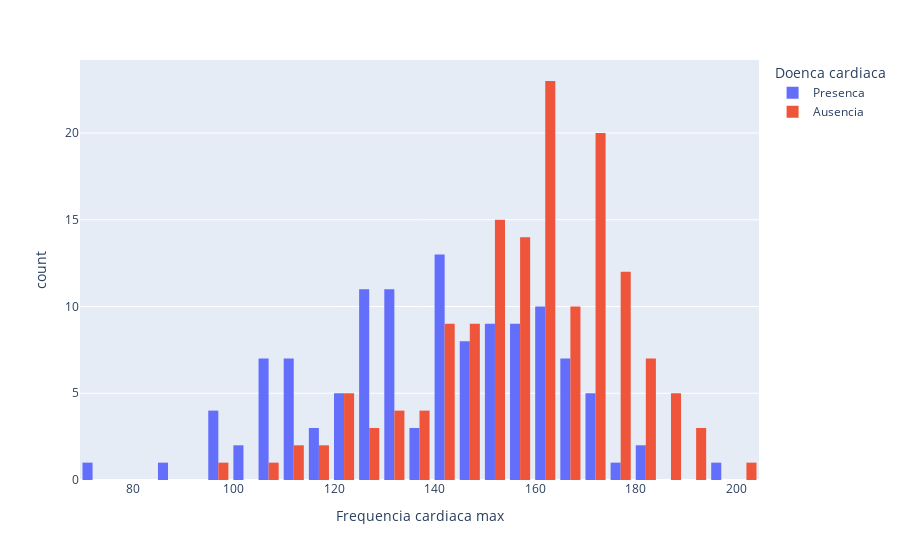

Notebook cell for this chart:
### Markdown cell above
O gráfico de barras apresenta a relação entre os resultados do eletrocardiograma (ECG) em repouso e a presença ou ausência de doença cardíaca. 

**Observações:**

* **ECG Normal é Predominante em Ausência da Doença:** A maioria dos pacientes sem doença cardíaca (laranja) apresenta resultados de ECG normais (categoria 0). 
* **Hipertrofia Ventricular Esquerda (HVE) e Doença Cardíaca:** A categoria 2, que representa HVE, tem uma prevalência maior em pacientes com doença cardíaca (azul).
* **Anormalidade ST-T:** A categoria 1, que indica anormalidade de onda ST-T, apresenta uma quantidade muito pequena de pacientes em ambos os grupos, sendo difícil tirar conclusões significativas apenas com este gráfico.

**Interpretação:**

* **ECG Normal como Indicador:**  Um ECG normal em repouso pode ser um bom indicativo da ausência de doença cardíaca, considerando que a maioria dos pacientes sem a doença se encontra nessa categoria. 
* **HVE como Fator de Risco:**  A maior prevalência de HVE em pacientes com doença cardíaca sugere que essa condição pode ser um fator de risco a ser considerado. HVE é frequentemente associada à hipertensão arterial e pode indicar um esforço maior do coração.
* **Limitação da Anormalidade ST-T:** A baixa quantidade de pacientes na categoria 1 (anormalidade ST-T) impede uma análise mais aprofundada. É importante ressaltar que um ECG em repouso pode não detectar todas as anormalidades cardíacas e, portanto,  não descarta a possibilidade da doença.

### Code cell
px.histogram(df, x='Frequencia cardiaca max', color='Doenca cardiaca', barmode='group')

### Figure 1 — Plotly figure (JSON) as saved in the notebook; plotly's stock layout.template omitted (floating-point values rounded to 4 significant figures; data arrays with more than 128 entries replaced by an {"elided": "..."} marker saying what was removed)
{"data": [{"alignmentgroup": "True", "bingroup": "x", "hovertemplate": "Doenca cardiaca=Presenca<br>Frequencia cardiaca max=%{x}<br>count=%{y}<extra></extra>", "legendgroup": "Presenca", "marker": {"color": "#636efa", "pattern": {"shape": ""}}, "name": "Presenca", "offsetgroup": "Presenca", "orientation": "v", "showlegend": true, "type": "histogram", "x": [109, 141, 142, 142, 170, 154, 145, 120, 155, 129, 165, 150, 140, 126, 150, 138, 125, 181, 134, 126, 177, 120, 114, 125, 125, 143, 103, 142, 112, 152, 152, 140, 147, 105, 130, 111, 128, 169, 109, 108, 168, 118, 156, 71, 124, 147, 166, 157, 162, 117, 161, 144, 133, 103, 139, 116, 88, 99, 160, 169, 132, 96, 144, 132, 163, 195, 95, 160, 114, 173, 111, 165, 182, 154, 130, 174, 146, 125, 106, 122, 147, 163, 150, 158, 105, 112, 125, 156, 162, 171, 141, 173, 145, 131, 159, 131, 126, 127, 132, 97, 136, 146, 140, 161, 145, 120, 150, 160, 144, 158, 155, 142, 113, 153, 132, 158, 132, 160, 168, 108], "xaxis": "x", "yaxis": "y"}, {"alignmentgroup": "True", "bingroup": "x", "hovertemplate": "Doenca cardiaca=Ausencia<br>Frequencia cardiaca max=%{x}<br>count=%{y}<extra></extra>", "legendgroup": "Ausencia", "marker": {"color": "#EF553B", "pattern": {"shape": ""}}, "name": "Ausencia", "offsetgroup": "Ausencia", "orientation": "v", "showlegend": true, "type": "histogram", "x": {"elided": "150 int values"}, "xaxis": "x", "yaxis": "y"}], "layout": {"barmode": "group", "legend": {"title": {"text": "Doenca cardiaca"}, "tracegroupgap": 0}, "margin": {"t": 60}, "xaxis": {"anchor": "y", "domain": [0, 1], "title": {"text": "Frequencia cardiaca max"}}, "yaxis": {"anchor": "x", "domain": [0, 1], "title": {"text": "count"}}}}
